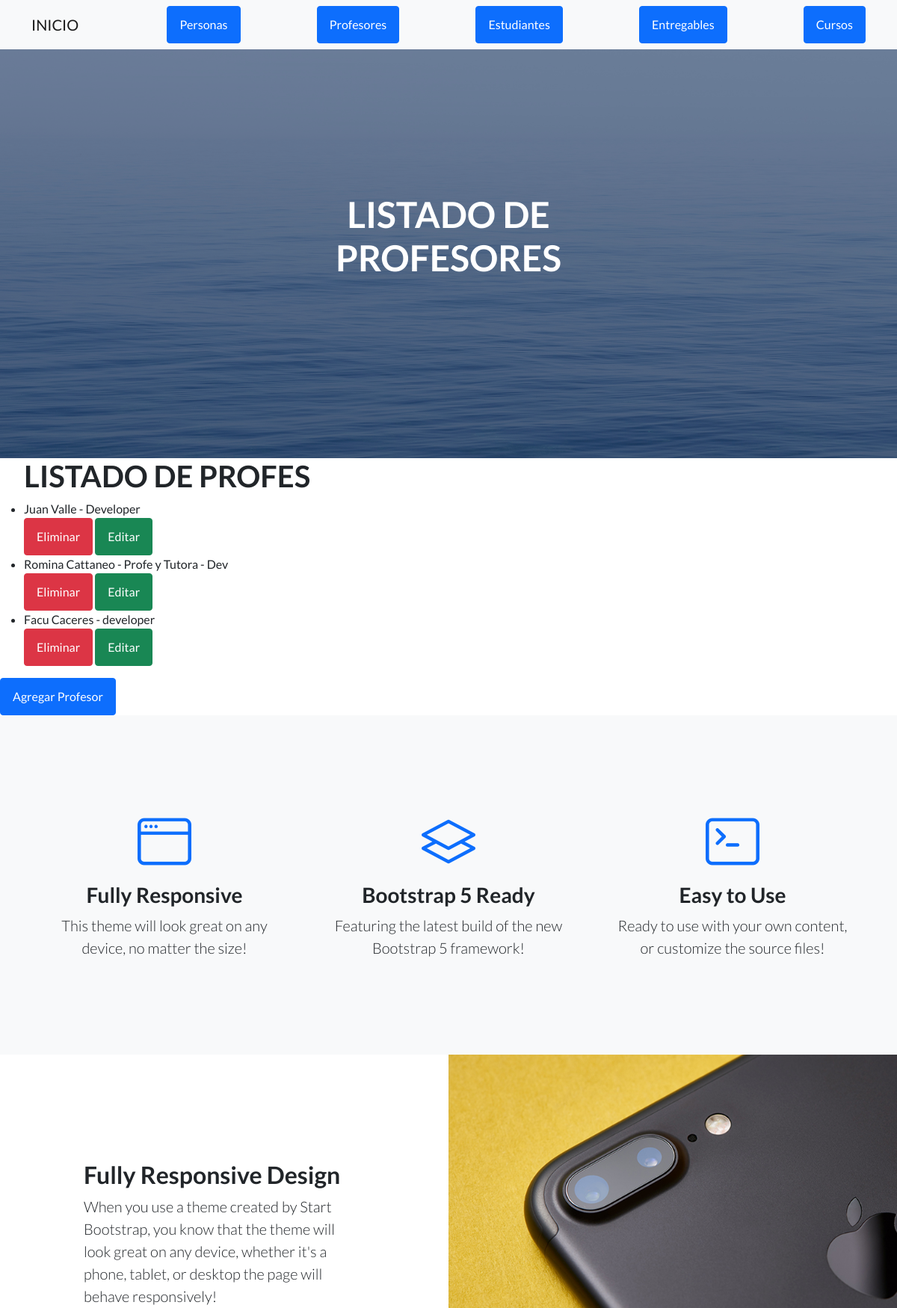
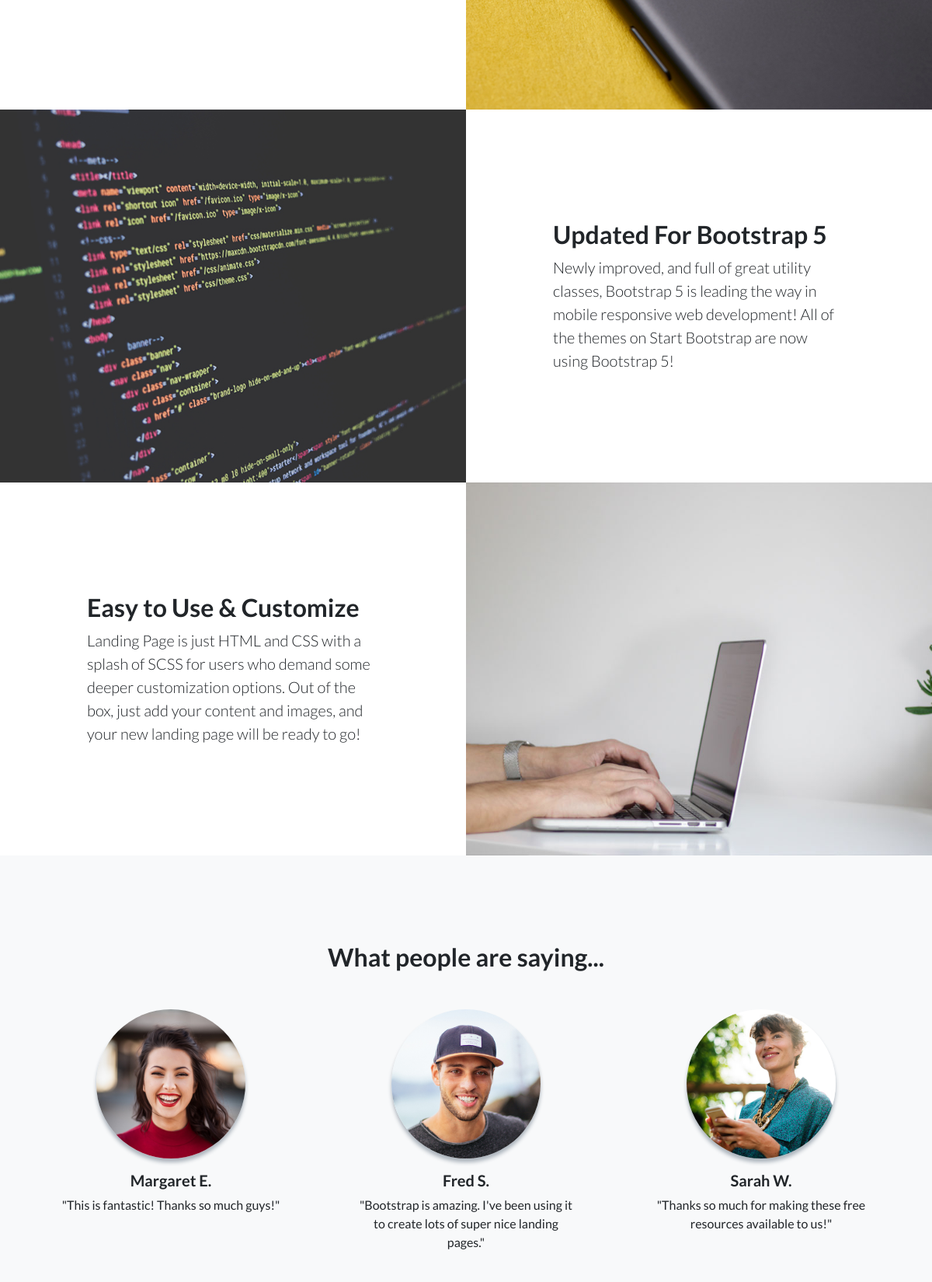
/AppCoder/leerProfesores/ (upper part), run on the app's committed database (2 pictures, top to bottom).
### AppCoder/models.py (models this page shows, shortened)
class Profesor(models.Model):
    nombre= models.CharField(max_length=50)
    apellido= models.CharField(max_length=50)
    email= models.EmailField()
    profesion= models.CharField(max_length=50)

### AppCoder/views.py (the view)
# urls.py: path("leerProfesores/", leerProfesores, name="leerProfesores"),
def leerProfesores(request):
    profesores=Profesor.objects.all()
    return render(request, "AppCoder/Profesores.html", {"profesores": profesores})

### AppCoder/templates/AppCoder/Profesores.html (shortened to what this page needs)
{% extends "AppCoder/padre.html" %}
{% load static %}
{% block titulo %}
<h1 class="mb-5">LISTADO DE PROFESORES</h1>
{% endblock %}
{% block contenido_que_cambia %}
<ul>
    <h1>LISTADO DE PROFES</h1>
    {% for profesor in profesores %}
    <li>{{ profesor.nombre }} {{ profesor.apellido }} - {{ profesor.profesion }}</li>
    <a class="btn btn-danger" href="{% url 'eliminarProfesor'  profesor.id  %}">Eliminar </a>
    <a class="btn btn-success" href="{% url 'editarProfesor'  profesor.id  %}">Editar</a>
    {% endfor %}
</ul>
<a class="btn btn-primary" href="{% url 'profeFormulario'  %}">Agregar Profesor</a>
{% endblock %}

### data on the page
Profesor: nombre "Juan", apellido "Valle", profesion "Developer"
Profesor: nombre "Romina", apellido "Cattaneo", profesion "Profe y Tutora - Dev"
Profesor: nombre "Facu", apellido "Caceres", profesion "developer"
